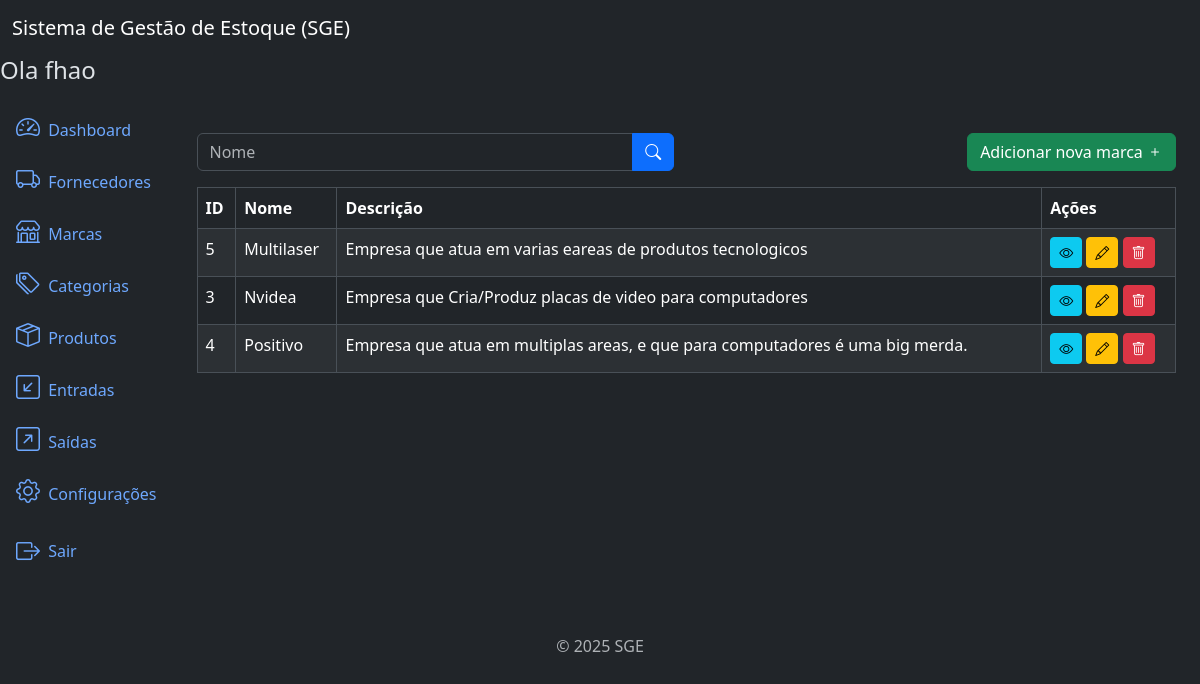
The page /brands/list/ (signed in) on the database as committed earlier.
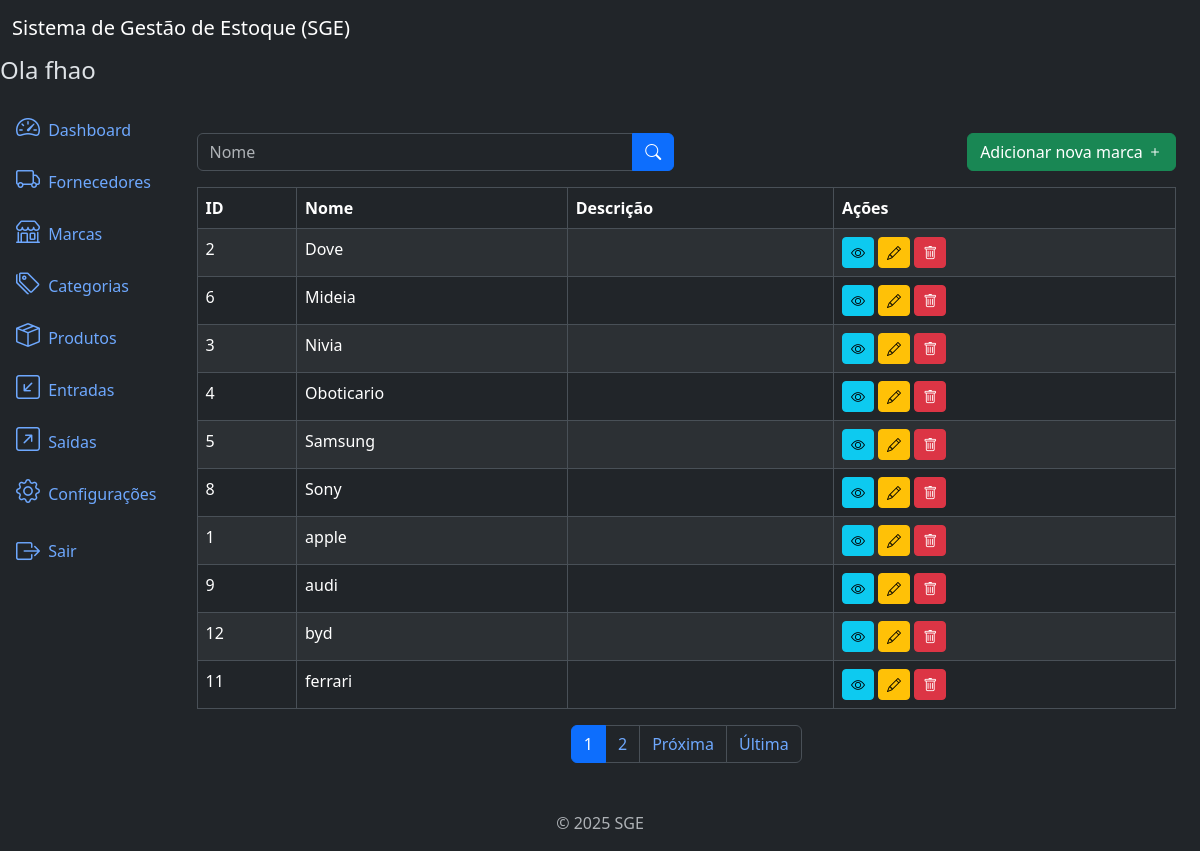
The same page on the database as committed later.
### brands/models.py (models this page shows, shortened)
class Brand(models.Model):
    name = models.CharField(max_length=500)
    description = models.TextField(
        blank=True,
        null=True,
    )
    created_at = models.DateTimeField(
        auto_now_add=True
    )
    updated_at = models.DateTimeField(
        auto_now=True
    )
    class Meta:
        ordering = ['name']

### brands/views.py (the view)
# urls.py: path('brands/list/', views.BrandListView.as_view(), name='brands_list'),
class BrandListView(LoginRequiredMixin, PermissionRequiredMixin, ListView):
    model = models.Brand
    template_name = 'brand_list.html'
    context_object_name = 'brands'
    paginate_by = 10
    permission_required = 'brands.view_brand'
    def get_queryset(self):
        queryset = super().get_queryset()
        name = self.request.GET.get('name')
        if name:
            queryset = queryset.filter(name__icontains=name)
        return queryset

### brands/templates/brand_list.html (shortened to what this page needs)
{% extends 'base.html' %}
{% block content %}
<div class="row mb-3">
   <div class="col-md-6">
      <form method="get" action="{% url 'brands_list' %}">
         <div class="input-group">
            <input type="text" class="form-control" name="name" placeholder="Nome" value="{{ request.GET.name }}">
            <button type="submit" class="btn btn-primary">
               <i class="bi bi-search"></i>
            </button>
         </div>
      </form>
   </div>
   {% if perms.brands.add_brand %}
      <div class="col-md-6">
         <a href="{% url 'brand_create' %}" class="btn btn-success float-end">
            Adicionar nova marca
            <i class="bi bi-plus"></i>
         </a>
      </div>
   {% endif %}
</div>
<div class="table-responsive">
   <table class="table table-striped table-bordered">
      <thead class="thead-dark">
         <tr>
            <th>ID</th>
            <th>Nome</th>
            <th>Descrição</th>
            <th>Ações</th>
         </tr>
      </thead>
      <tbody>
         {% for brand in brands %}
         <tr>
            <td>{{ brand.id }}</td>
            <td>{{ brand.name }}</td>
            <td>{{ brand.description }}</td>
            <td>
               <a href="{% url 'brands_detail' brand.id %}" class="btn btn-info btn-sm">
                  <i class="bi bi-eye"></i>
               </a>
               {% if perms.brands.change_brand %}
                  <a href="{% url 'brands_update' brand.id %}" class="btn btn-warning btn-sm">
                     <i class="bi bi-pencil"></i>
                  </a>
               {% endif %}
               {% if perms.brands.delete_brand %}
                  <a href="{% url 'brands_delete' brand.id %}" class="btn btn-danger btn-sm">
                     <i class="bi bi-trash"></i>
                  </a>
               {% endif %}
            </td>
         </tr>
         {% endfor %}
      </tbody>
   </table>
</div>
{% include 'components/_pagination.html' %}
{% endblock %}

### app/templates/base.html (shortened to what this page needs)
<!DOCTYPE html>
<html lang="pt-br" data-bs-theme="dark">
<head>
   <link href="https://cdn.jsdelivr.net/npm/bootstrap@5.3.3/dist/css/bootstrap.min.css" rel="stylesheet">
   <link rel="stylesheet" href="https://cdn.jsdelivr.net/npm/bootstrap-icons@1.11.3/font/bootstrap-icons.min.css">
</head>
<body>
   {% include 'components/_header.html' %}
   <div class="container-fluid">
    {% if user.is_authenticated %}
      {% include 'components/_sidebar.html' %}
    {% endif %}
      <div class="col py-3">
         <div class="container mt-4">
            <main>
               {% block content %}
               {% endblock %}
            </main>
         </div>
      </div>
   </div>
   </div>
   {% include 'components/_footer.html' %}
</body>
</html>

### app/templates/components/_header.html
<nav class="navbar navbar-expand-lg navbar-light bg-dark">
  <div class="container-fluid">
    <a class="navbar-brand text-white" href="#">Sistema de Gestão de Estoque (SGE)</a>
  </div>
</nav>
<h4>Ola {{ user.username }}</h4>

### app/templates/components/_sidebar.html (shortened to what this page needs)
<div class="row flex-nowrap">
  <div class="col-auto col-md-0 col-xl-0 px-0 bg-dark">
    <div class="d-flex flex-column align-items-center align-items-sm-start px-3 pt-2 text-white">
      <div class="collapse d-sm-block" id="menuCollapse">
        <ul class="nav flex-column align-items-start" id="menu">
          <li>
            <a href="{% url 'home' %}" class="nav-link px-0 align-middle">
              <i class="bi bi-speedometer2 fs-4"></i>
              <span class="ms-1">Dashboard</span>
            </a>
          </li>
          {% if perms.suppliers.view_supplier %}
            <li>
              <a href="{% url 'supplier_list' %}" class="nav-link px-0 align-middle">
                <i class="bi bi-truck fs-4"></i>
                <span class="ms-1">Fornecedores</span>
              </a>
            </li>
          {% endif %}
          {% if perms.brands.view_brand %}
            <li>
              <a href="{% url 'brands_list' %}" class="nav-link px-0 align-middle">
                <i class="bi bi-shop fs-4"></i>
                <span class="ms-1">Marcas</span>
              </a>
            </li>
          {% endif %}
          {% if perms.categories.view_category %}
            <li>
              <a href="{% url 'category_list' %}" class="nav-link px-0 align-middle">
                <i class="bi bi-tags fs-4"></i>
                <span class="ms-1">Categorias</span>
              </a>
            </li>
          {% endif %}
          {% if perms.products.view_product %}
            <li>
              <a href="{% url 'product_list' %}" class="nav-link px-0 align-middle">
                <i class="bi bi-box-seam fs-4"></i>
                <span class="ms-1">Produtos</span>
              </a>
            </li>
          {% endif %}
          {% if perms.inflows.view_inflow %}
            <li>
              <a href="{% url 'inflow_list' %}" class="nav-link px-0 align-middle">
                <i class="bi bi-arrow-down-left-square fs-4"></i>
                <span class="ms-1">Entradas</span>
              </a>
            </li>
          {% endif %}
          {% if perms.outflows.view_outflow %}
            <li>
              <a href="{% url 'outflow_list' %}" class="nav-link px-0 align-middle">
                <i class="bi bi-arrow-up-right-square fs-4"></i>
                <span class="ms-1">Saídas</span>
              </a>
            </li>
          {% endif %}
          {% if user.is_superuser%}
            <li>
              <a href="http://127.0.0.1:8000/admin/" class="nav-link px-0 align-middle">
                <i class="bi bi-gear fs-4"></i>
                <span class="ms-1">Configurações</span>
              </a>
            </li>
          {% endif %}
          {% if user.is_authenticated %}
            <li class="nav-item">
              <form action="{% url 'logout' %}" method="post" id="logout-form" class="nav-link px-0 align-middle">
                <button type="submit" class="btn btn-link text-decoration-none text-reset nav-link px-0 align-middle">
                  <i class="bi bi-box-arrow-right fs-4 align-middle"></i>
                  <span class="ms-1 align-middle">Sair</span>
                </button>
              </form>
            </li>
          {% endif %}
        </ul>
      </div>
    </div>
  </div>

### app/templates/components/_pagination.html (shortened to what this page needs)
{% if page_obj.has_other_pages %}
  <nav>
    <ul class="pagination justify-content-center">
      {% for page_number in page_obj.paginator.page_range %}
        {% if page_number <= page_obj.number|add:3 and page_number >= page_obj.number|add:-3 %}
          {% if page_obj.number == page_number %}
            <li class="page-item active">
              <a class="page-link" href="?page={{ page_number }}">
                {{ page_number }}
              </a>
            </li>
          {% else %}
            <li class="page-item">
              <a class="page-link" href="?page={{ page_number }}">
                {{ page_number }}
              </a>
            </li>
          {% endif %}
        {% endif %}
      {% endfor %}
      {% if page_obj.has_next %}
        <li class="page-item">
          <a class="page-link" href="?page={{ page_obj.next_page_number }}">
            Próxima
          </a>
        </li>
        <li class="page-item">
          <a class="page-link" href="?page={{ page_obj.paginator.num_pages }}">
            Última
          </a>
        </li>
      {% endif %}
    </ul>
  </nav>
{% endif %}

### app/templates/components/_footer.html
<footer class="footer mt-auto py-3 text-center">
  <div class="container">
    <span class="text-muted">© 2025 SGE</span>
  </div>
</footer>

Rows that differ between the two databases and show on the page:
added Brand: id "2", name "Dove"
added Brand: id "6", name "Mideia"
changed Brand id 3: name "Nvidea" → "Nivia"; description "Empresa que Cria/Produz placas de video para computadores" → (not shown)
changed Brand id 4: name "Positivo" → "Oboticario"; description "Empresa que atua em multiplas areas, e que para computadores é uma big merda." → (not shown)
changed Brand id 5: name "Multilaser" → "Samsung"; description "Empresa que atua em varias eareas de produtos tecnologicos" → (not shown); moves down the list
added Brand: id "8", name "Sony"
added Brand: id "1", name "apple"
added Brand: id "9", name "audi"
added Brand: id "12", name "byd"
added Brand: id "11", name "ferrari"
Other text that changed with them:
new list line: "1"
new list line: "2"
text now shown: "Próxima Última"
